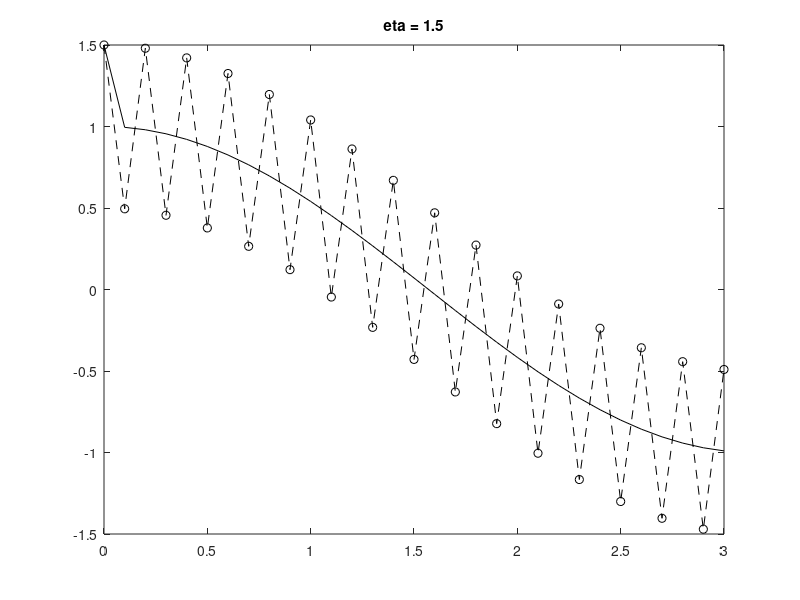

MATLAB code to generate this figure:
eta1 = 1;
eta2 = 1.5;
K = [0.2, 0.1, 0.05];
E = zeros(6,2);
lam = -1e+6;
y1 = zeros(1,30);
y2 = zeros(1,30);
for j = 1:3
    u0 = eta1;
    k = K(j);
    t = 0;
    u1 = u0;
    u2 = u0;
    s = 1;
    while (t<3)
        u1 = (u1-k*lam*cos(t+k)-k*sin(t+k))/(1-k*lam);
        u2 = (u2+k/2*lam*u2-k/2*(lam*(cos(t)+cos(t+k))+sin(t)+sin(t+k)))/(1-k*lam/2);
        if (j == 2)
            y1(s) = u2;
            s = s+1;
        end
        t = t+k;
    end
    E(j,1) = abs(u1-(u0-1)*exp(3*lam)-cos(3));
    E(j,2) = abs(u2-(u0-1)*exp(3*lam)-cos(3));
end

for j = 1:3
    u0 = eta2;
    k = K(j);
    t = 0;
    u1 = u0;
    u2 = u0;
    s = 1;
    while (t<3)
        u1 = (u1-k*lam*cos(t+k)-k*sin(t+k))/(1-k*lam);
        u2 = (u2+k/2*lam*u2-k/2*(lam*(cos(t)+cos(t+k))+sin(t)+sin(t+k)))/(1-k*lam/2);
        if (j == 2)
            y2(s) = u2;
            s = s+1;
        end
        t = t+k;
    end
    E(3+j,1) = abs(u1-(u0-1)*exp(3*lam)-cos(3));
    E(3+j,2) = abs(u2-(u0-1)*exp(3*lam)-cos(3));
end
disp(E);
x = linspace(0,3,31);
y1 = [1,y1];
y2 = [1.5,y2];
plot(x,y1,'k--o',x,cos(x),'k-');
title('eta = 1');
plot(x,y2,'k--o',x,0.5*exp(lam*x)+cos(x),'k-');
title('eta = 1.5');